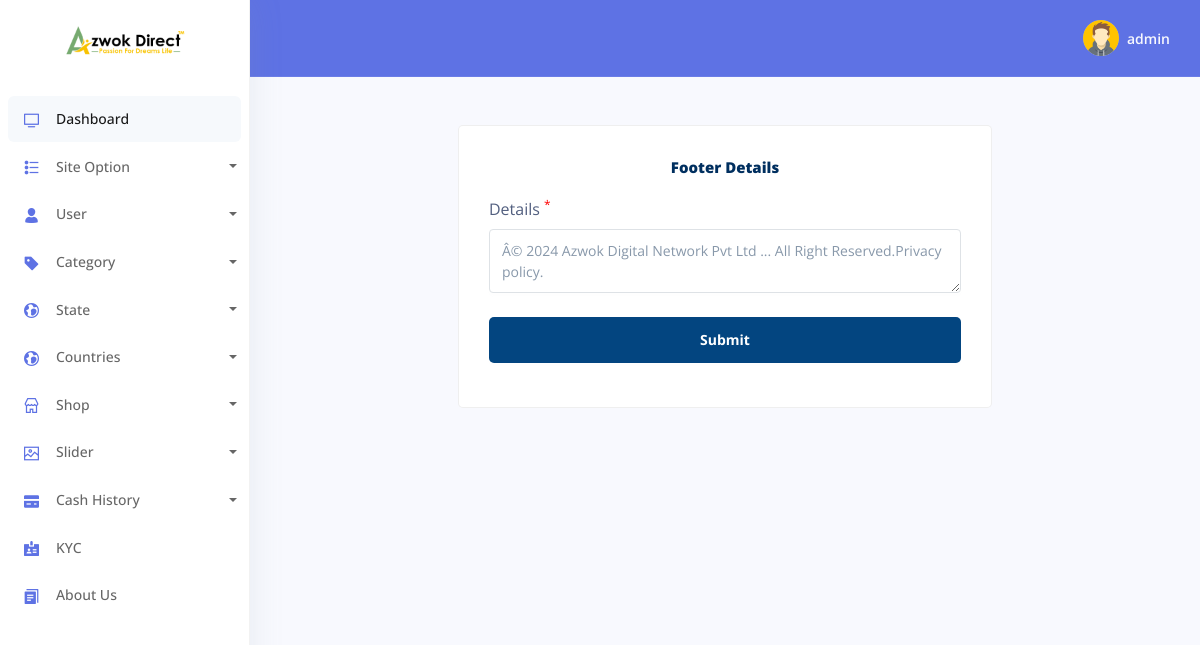
Page /admin/footer-info.php (signed in) on the committed database.
### tables this page shows
CREATE TABLE `tbl_logo` (
  `id` int NOT NULL,
  `logo` varchar(240) NOT NULL,
  `front` varchar(240) NOT NULL
);

CREATE TABLE `tbl_copyright` (
  `id` int NOT NULL,
  `des` text NOT NULL
);

### config/Functions.php (called while the page is built, shortened)
<?php
     class Functions{
          public $host=	DB_HOST;
		public $user=	DB_USER;
		public $pass=	DB_PASS;
          public $name= 	DB_NAME;
          public $link;
          public function dbConnect(){
               $this->link= new mysqli($this->host,$this->user,$this->pass,$this->name);
          }
          public function select($query){
               $exicute=$this->link->query($query) or die(mysqli_error($this->link));
               if($exicute->num_rows>0){
                    return $exicute;
               }else{
                    return false;
               }
          }
     }

### Classes/admin/Siteinfo.php (called while the page is built, shortened)
<?php
     class Siteinfo{
             private $db;
             public function __construct(){
                  $this->db=new Functions();
             }
          public function getLogo(){
               $query="SELECT * from tbl_logo";
               $exicute=$this->db->select($query);
               if($exicute){
                    return $exicute;
                }else{
                     return false;
                }
          }
          public function getfooterinfo(){
               $query="SELECT *  from tbl_copyright";
               $exicute=$this->db->select($query);
               if($exicute){
                    return $exicute;
                }else{
                     return false;
                }
          }
     }

### admin/footer-info.php (the view, shortened to what this page needs)
<?php include('template/load-header.php')?>
<?php include('template/sidebar.php')?>
<?php include('template/header.php')?>
<div class="container-fluid mt--6">
  <div class="wrapper">
    <form action="" method="post">
      <div class="form add-from" >
           <h4 style="color:#002f5f;text-align: Center;padding:10px 0px;"><b>Footer Details </b></h4>
           <div class="form-group">
                <label>Details <sup style="color: red;">*</sup></label>
                <?php
                  $result=$site->getfooterinfo();
                  while($vl=$result->fetch_assoc()){
                ?>
                  <textarea class="form-control"  name="des" id="" cols="30" rows="2"><?php echo $vl['des']?></textarea>
                <?php }?>
           </div>
           <input  class="form-control" value="Submit" type="submit" name="submit" id="">
           <br>
      </div>
    </form>
  </div>
</div>
<?php include('template/footer.php')?>

### admin/template/sidebar.php (shortened to what this page needs)
<body>
  <nav class="sidenav navbar navbar-vertical  fixed-left  navbar-expand-xs navbar-light bg-white" id="sidenav-main">
    <div class="scrollbar-inner">
      <div class="sidenav-header  align-items-center">
        <a class="navbar-brand" href="../index.php">
          <?php
            $result=$site->getLogo();
            if($result){
              while($value=$result->fetch_assoc()){
          ?>
          <img src="<?php echo $value['logo'];?>" class="navbar-brand-img" alt="...">
          <?php }}?>
        </a>
      </div>
      <div class="navbar-inner">
        <div class="collapse navbar-collapse" id="sidenav-collapse-main">
          <ul class="navbar-nav">
            <li class="nav-item">
              <a class="nav-link active" href="dashboard.php">
                <i class="ni ni-tv-2 text-primary"></i>
                <span class="nav-link-text">Dashboard</span>
              </a>
            </li>
            <li class="nav-item">
              <a href="#" class="dropdown-toggle nav-link" id="ddlmenuItem" data-toggle="dropdown"><i class="ni ni-bullet-list-67 text-primary"></i>Site Option</a>
            </li>
            <li class="nav-item">
            <a href="#" class="dropdown-toggle nav-link" id="ddlmenuItem" data-toggle="dropdown"><i class="ni ni-single-02 text-primary"></i>User</a>
          </li>
            <li class="nav-item">
                <a href="#" class="dropdown-toggle nav-link" id="ddlmenuItem" data-toggle="dropdown"><i class="ni ni-tag text-primary"></i>Category</a>
            </li>
            <li class="nav-item">
            <a href="#" class="dropdown-toggle nav-link" id="ddlmenuItem" data-toggle="dropdown"><i class="ni ni-world text-primary"></i>State</a>
          </li>
          <li class="nav-item">
            <a href="#" class="dropdown-toggle nav-link" id="ddlmenuItem" data-toggle="dropdown"><i class="ni ni-world text-primary"></i>Countries</a>
          </li>
            <li class="nav-item">
              <a href="#" class="dropdown-toggle nav-link" id="ddlmenuItem" data-toggle="dropdown"><i class="ni ni-shop text-primary"></i>Shop</a>
            </li>
            <li class="nav-item">
              <a href="#" class="dropdown-toggle nav-link" id="ddlmenuItem" data-toggle="dropdown"><i class="ni ni-image text-primary"></i>Slider</a>
            </li>
            <li class="nav-item">
              <a href="#" class="dropdown-toggle nav-link" id="ddlmenuItem" data-toggle="dropdown"><i class="ni ni-credit-card text-primary"></i>Cash History</a>
            </li>
            <li class="nav-item">
              <a class="nav-link" href="kyc.php">
                <i class="ni ni-badge text-primary"></i>
                <span class="nav-link-collection">KYC</span>
              </a>
            </li>
            <li class="nav-item">
              <a class="nav-link" href="About.php">
                <i class="ni ni-single-copy-04 text-primary"></i>
                <span class="nav-link-collection">About Us</span>
              </a>
            </li>
          </ul>
        </div>
      </div>
    </div>
  </nav>

### assets/css/style.css (style rules this page uses)
body { background: #f7f7f7; }
* { padding: 0; margin:0; }
ul li { position: relative; }
input[type="submit"],.redirect { border: none;background: #034580;color: white;padding: 10px 15px;margin-top: 20px;font-weight: 700;border-radius: 5px; }

### rows in the picture
tbl_logo: logo (picture)
tbl_copyright: des "Â© 2024 Azwok Digital Network Pvt Ltd ... All Right Reserved.Privacy policy."

### other values in the picture
Session::get('admin') "admin"
